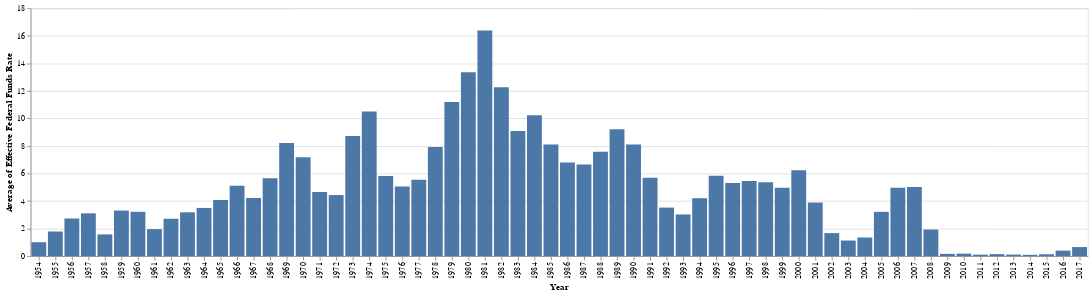

The notebook cell saved with this chart:
### Code cell
Chart(fed_data).mark_bar().encode(
    x='Year:N',
    y='average(Effective Federal Funds Rate)'
)

### Figure 1 — Vega-Lite specification as saved in the notebook (floating-point values rounded to 4 significant figures; data arrays with more than 128 entries replaced by an {"elided": "..."} marker saying what was removed)
{"config": {"view": {"continuousWidth": 400, "continuousHeight": 300}}, "data": {"name": "data-2cb63c1daa287312e2211015b1611535"}, "mark": "bar", "encoding": {"x": {"type": "nominal", "field": "Year"}, "y": {"type": "quantitative", "aggregate": "average", "field": "Effective Federal Funds Rate"}}, "$schema": "https://vega.github.io/schema/vega-lite/v4.0.0.json", "datasets": {"data-2cb63c1daa287312e2211015b1611535": {"elided": "904 records"}}}
